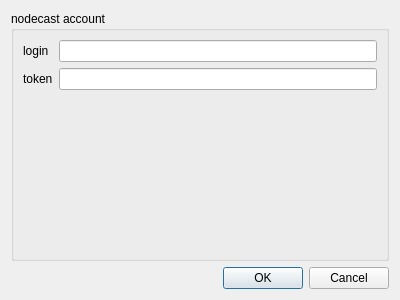
<?xml version="1.0" encoding="UTF-8"?>
<ui version="4.0">
 <class>account</class>
 <widget class="QDialog" name="account">
  <property name="windowModality">
   <enum>Qt::ApplicationModal</enum>
  </property>
  <property name="geometry">
   <rect>
    <x>0</x>
    <y>0</y>
    <width>400</width>
    <height>300</height>
   </rect>
  </property>
  <property name="windowTitle">
   <string>Dialog</string>
  </property>
  <layout class="QVBoxLayout" name="verticalLayout_2">
   <item>
    <widget class="QGroupBox" name="groupBox">
     <property name="title">
      <string>nodecast account</string>
     </property>
     <layout class="QVBoxLayout" name="verticalLayout">
      <item>
       <layout class="QFormLayout" name="formLayout_3">
        <item row="0" column="0">
         <widget class="QLabel" name="label">
          <property name="text">
           <string>login</string>
          </property>
         </widget>
        </item>
        <item row="0" column="1">
         <widget class="QLineEdit" name="lineEdit_login">
          <property name="sizePolicy">
           <sizepolicy hsizetype="Expanding" vsizetype="Fixed">
            <horstretch>0</horstretch>
            <verstretch>0</verstretch>
           </sizepolicy>
          </property>
         </widget>
        </item>
        <item row="1" column="0">
         <widget class="QLabel" name="label_2">
          <property name="text">
           <string>token</string>
          </property>
         </widget>
        </item>
        <item row="1" column="1">
         <widget class="QLineEdit" name="lineEdit_token">
          <property name="sizePolicy">
           <sizepolicy hsizetype="Expanding" vsizetype="Fixed">
            <horstretch>0</horstretch>
            <verstretch>0</verstretch>
           </sizepolicy>
          </property>
         </widget>
        </item>
       </layout>
      </item>
     </layout>
    </widget>
   </item>
   <item>
    <widget class="QDialogButtonBox" name="buttonBox">
     <property name="orientation">
      <enum>Qt::Horizontal</enum>
     </property>
     <property name="standardButtons">
      <set>QDialogButtonBox::Cancel|QDialogButtonBox::Ok</set>
     </property>
    </widget>
   </item>
  </layout>
 </widget>
 <resources/>
 <connections>
  <connection>
   <sender>buttonBox</sender>
   <signal>accepted()</signal>
   <receiver>account</receiver>
   <slot>accept()</slot>
   <hints>
    <hint type="sourcelabel">
     <x>248</x>
     <y>254</y>
    </hint>
    <hint type="destinationlabel">
     <x>157</x>
     <y>274</y>
    </hint>
   </hints>
  </connection>
  <connection>
   <sender>buttonBox</sender>
   <signal>rejected()</signal>
   <receiver>account</receiver>
   <slot>reject()</slot>
   <hints>
    <hint type="sourcelabel">
     <x>316</x>
     <y>260</y>
    </hint>
    <hint type="destinationlabel">
     <x>286</x>
     <y>274</y>
    </hint>
   </hints>
  </connection>
 </connections>
</ui>
